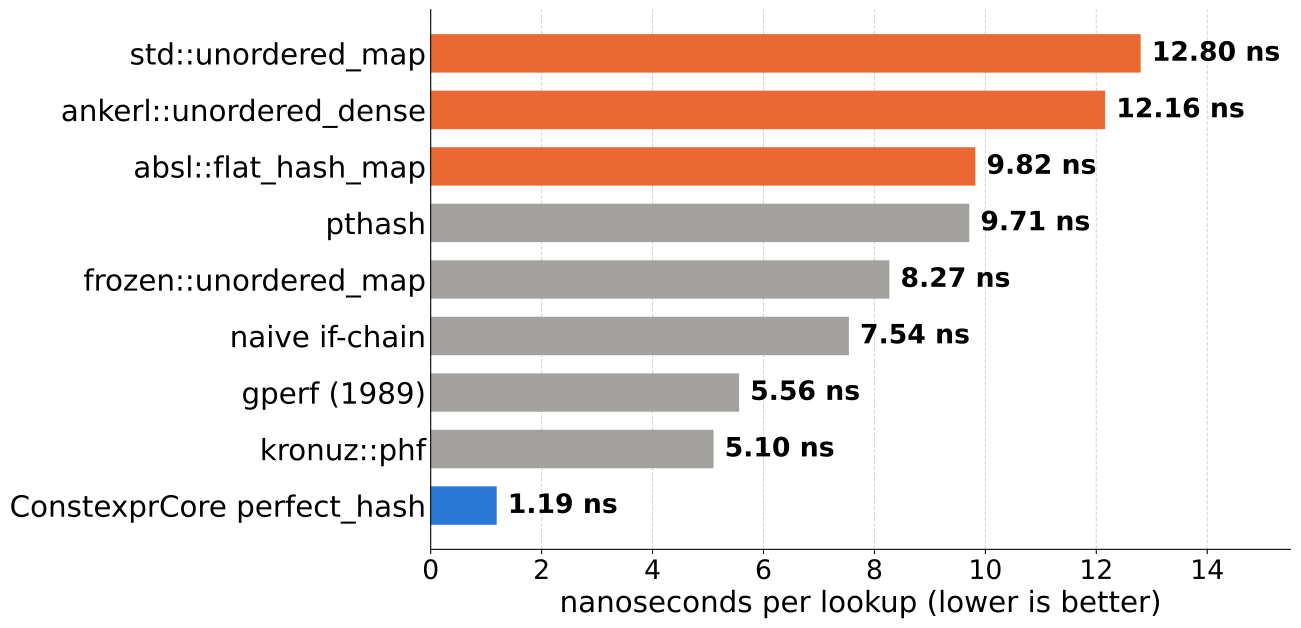

Recreate this plot in Python.
#!/usr/bin/env python3
"""String -> value lookup, URL protocols (6 keys), ns per lookup on an Apple M3 Max.
From the ConstexprCore perfect_hash benchmarks (sudo perf counters, shuffled key stream)."""

import matplotlib.pyplot as plt

plt.rcParams.update({
    "font.size": 22,
    "axes.labelsize": 22,
    "xtick.labelsize": 20,
    "ytick.labelsize": 22,
    "font.family": "sans-serif",
    "figure.facecolor": "white",
    "axes.facecolor": "white",
    "svg.fonttype": "path",
})
BLUE, ORANGE, GRAY = "#2a78d6", "#eb6834", "#a3a29e"

data = [  # name, ns, color   (static perfect-hash / static tables in gray, dynamic tables in orange)
    ("std::unordered_map", 12.80, ORANGE),
    ("ankerl::unordered_dense", 12.16, ORANGE),
    ("absl::flat_hash_map", 9.82, ORANGE),
    ("pthash", 9.71, GRAY),
    ("frozen::unordered_map", 8.27, GRAY),
    ("naive if-chain", 7.54, GRAY),
    ("gperf (1989)", 5.56, GRAY),
    ("kronuz::phf", 5.10, GRAY),
    ("ConstexprCore perfect_hash", 1.19, BLUE),
]
data = data[::-1]
fig, ax = plt.subplots(figsize=(14, 7))
names = [d[0] for d in data]; vals = [d[1] for d in data]; cols = [d[2] for d in data]
bars = ax.barh(names, vals, color=cols, height=0.68)
for bar, v in zip(bars, vals):
    ax.text(v + 0.2, bar.get_y() + bar.get_height() / 2, f"{v:.2f} ns", va="center", fontsize=20, fontweight="bold")
ax.set_xlim(0, 15.5)
ax.set_xlabel("nanoseconds per lookup (lower is better)")
ax.spines["top"].set_visible(False); ax.spines["right"].set_visible(False)
ax.xaxis.grid(True, linestyle="--", linewidth=0.8, alpha=0.5); ax.set_axisbelow(True)
ax.tick_params(axis="y", length=0)
fig.tight_layout()
fig.savefig("phf_results.svg", bbox_inches="tight")
fig.savefig("phf_results.png", dpi=150, bbox_inches="tight")
plt.close()
